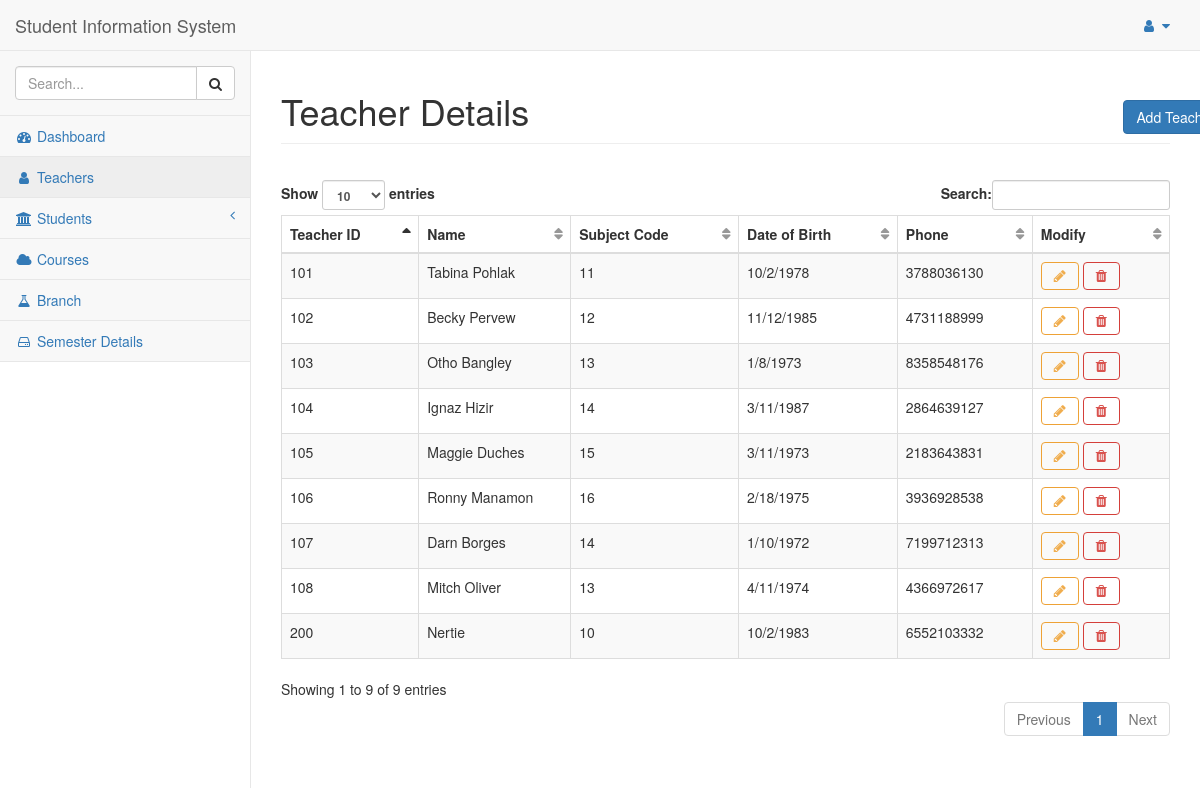
Before: /teachers with the older database file.
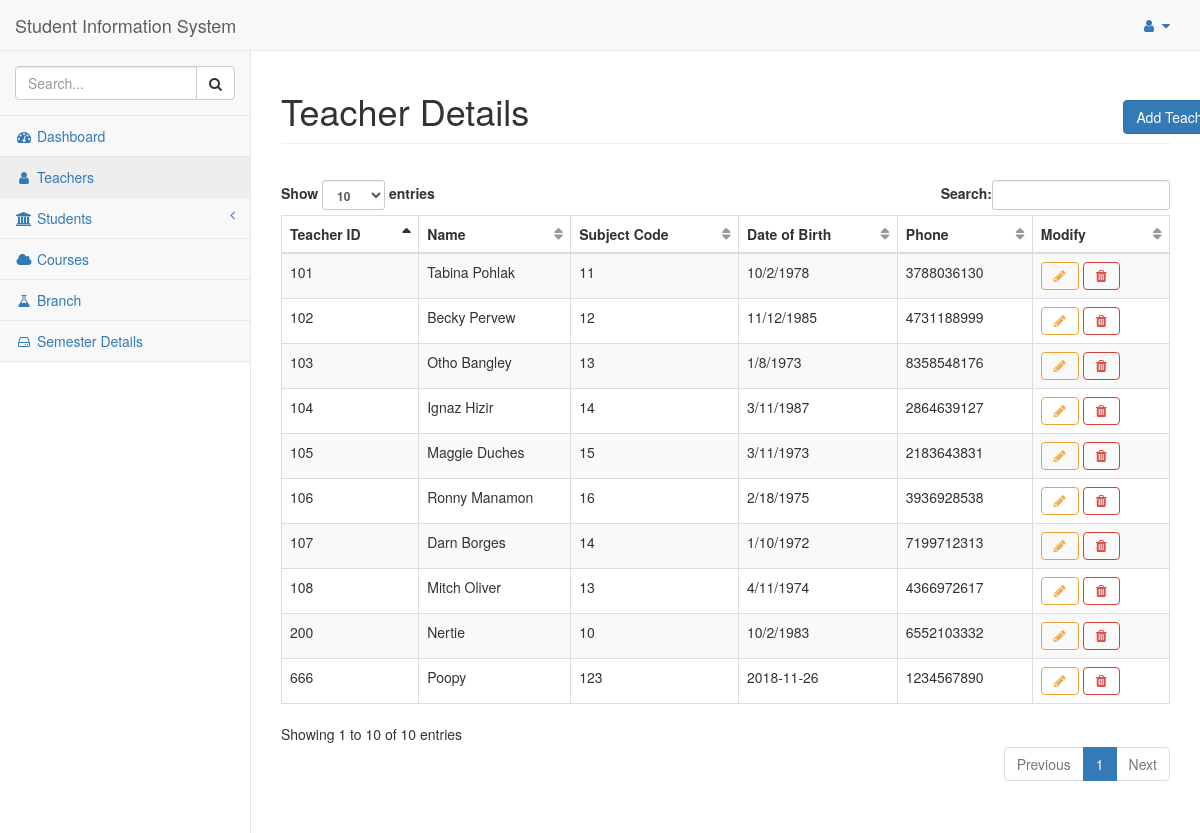
After: the same page with the newer database file.
### tables this page shows
CREATE TABLE Teacher
(
 teacher_id    integer NOT NULL ,
 sub_code      integer NOT NULL ,
 teacher_name  text NOT NULL ,
 phone         numeric NOT NULL ,
 date_of_birth date NOT NULL ,
 password      text NOT NULL ,
PRIMARY KEY (teacher_id, sub_code),
FOREIGN KEY (sub_code) REFERENCES Subject(sub_code) ON DELETE CASCADE ON UPDATE CASCADE
);

### flaskapp.py (the view)
@app.route('/teachers')
def teachers():
    global ID
    print(ID)
    teacher_list = query_db("SELECT * FROM TEACHER")
    return render_template("/teachers_info.html", id=ID, teacher_list=teacher_list)

### flaskapp.py (called while the page is built)
def get_db():
    db = getattr(g, '_database', None)
    if db is None:
        db = g._database = sqlite3.connect(DATABASE)
        db.row_factory = sqlite3.Row
    return db

def query_db(query, args=(), one=False):
    cur = get_db().execute(query, args)
    rv = cur.fetchall()
    cur.close()
    return (rv[0] if rv else None) if one else rv

@app.teardown_appcontext
def close_connection(exception):
    db = getattr(g, '_database', None)
    if db is not None:
        db.close()

### templates/teachers_info.html
{% extends "base.html" %}
{% block title %}
  <div class="row">
    <div class="col-lg-11">
      Teacher Details
    </div>
    <div class="col-lg-1">
      <button class="btn btn-primary btn-xl"  onclick="window.location.href='/add/student'">Add Teacher</button>
    </div>
  </div>
{% endblock %}
{% block content %}
  <div class="row" style="align-content: center; padding-bottom: 16px;">
  </div>
  <table class="table table-striped table-bordered table-hover dataTable no-footer dtr-inline collapsed" style="width: 100%;" id="dataTables">
    <thead>
      <tr>
        <th scope="col">Teacher ID</th>
        <th scope="col">Name</th>
        <th scope="col">Subject Code</th>
        <th scope="col">Date of Birth</th>
        <th scope="col">Phone</th>
        <th scope="col">Modify</th>
      </tr>
    </thead>
    {% for teacher in teacher_list: %}
      <tr>
        <td>{{ teacher["teacher_id"] }}</td>
        <td>{{ teacher["teacher_name"] }}</td>
        <td>{{ teacher["sub_code"] }}</td>
        <td>{{ teacher["date_of_birth"] }}</td>
        <td>{{ teacher["phone"] }}</td>
        <td>
          <button type="button" class="btn btn-outline btn-warning fa fa-pencil" onclick="window.location.href='/modify/teacher/{{ teacher['teacher_id'] }}'"></button>
          <button type="button" class="btn btn-outline btn-danger fa fa-trash" onclick="window.location.href='/delete/teacher/{{ teacher['teacher_id'] }}'"></button>
        </td>
      </tr>
    {% endfor %}
  </table>
  <div id="placeholder" style="width:600px;height:300px"></div>
{% endblock %}

### templates/base.html (shortened to what this page needs)
<!DOCTYPE html>
<html lang="en">
  <head>
    <link href="{{ url_for('static', filename='vendor/bootstrap/css/bootstrap.min.css') }}" rel="stylesheet">
    <link href="{{ url_for('static', filename='vendor/metisMenu/metisMenu.min.css') }}" rel="stylesheet">
    <link href="{{ url_for('static', filename='dist/css/sb-admin-2.css') }}" rel="stylesheet">
    <link href="{{ url_for('static', filename='vendor/morrisjs/morris.css') }}" rel="stylesheet">
    <link rel="stylesheet" href="https://stackpath.bootstrapcdn.com/font-awesome/4.7.0/css/font-awesome.min.css">
  </head>
  <body>
    <div id="wrapper">
      <nav class="navbar navbar-default navbar-static-top" role="navigation" style="margin-bottom: 0">
        <div class="navbar-header">
          <a class="navbar-brand" href="/">Student Information System</a>
        </div>
        <ul class="nav navbar-top-links navbar-right">
          <li class="dropdown">
            <a class="dropdown-toggle" data-toggle="dropdown" href="#">
              <i class="fa fa-user fa-fw"></i> <i class="fa fa-caret-down"></i>
            </a>
      </li>
    </ul>
    <div class="navbar-default sidebar" role="navigation">
      <div class="sidebar-nav navbar-collapse">
        <ul class="nav" id="side-menu">
          <li class="sidebar-search">
            <div class="input-group custom-search-form">
              <input type="text" class="form-control" placeholder="Search...">
              <span class="input-group-btn">
                <button class="btn btn-default" type="button">
                <i class="fa fa-search"></i>
                </button>
              </span>
            </div>
          </li>
          <li>
            <a href="/"><i class="fa fa-dashboard fa-fw"></i> Dashboard</a>
          </li>
          <li>
            <a href="/teachers"><i class="fa fa-user fa-fw"></i> Teachers</a>
          </li>
          <li>
            <a href="#"><i class="fa fa-institution fa-fw"></i> Students<span class="fa arrow"></span></a>
          </li>
          <li>
            <a href="/courses"><i class="fa fa-cloud fa-fw"></i> Courses</a>
          </li>
          <li>
            <a href="/branch"><i class="fa fa-flask fa-fw"></i> Branch</a>
          </li>
          <li>
            <a href="/semester"><i class="fa fa-hdd-o fa-fw"></i> Semester Details</a>
          </li>
        </div>
      </nav>
      <div id="page-wrapper">
        <div class="row">
          <div class="col-lg-12">
            <h1 class="page-header">
            {% block title %}{% endblock %}
            </h1>
          </div>
        </div>
        {% block content %}{% endblock content %}
      </div>
    </body>
  </html>

Changed rows visible on the page:
added Teacher: teacher_id "666", teacher_name "Poopy", sub_code "123", date_of_birth "2018-11-26", phone "1234567890"
Other visible differences:
text written by a page script: "Show entries Search: Showing 1 to 9 of 9 entries Previous 1 Next" → "Show entries Search: Showing 1 to 10 of 10 entries Previous 1 Next"
